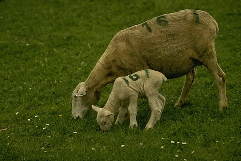
%> input picture sheep.ppm, 241 x 161 px
$ octave over_segment.m   (GNU Octave 9; MATLAB toolbox functions it lacks are replaced by stand-ins)
%> lines starting %> are read from the running program, lines starting %| are printed output that depends on the picture
### pixels_from_segmentation.m
function [pix_in_segm, segm_colors, super_image] = pixels_from_segmentation( image, segmentation )
    disp('getting pixels from segmentation');
    %super_image=zeros(size(image));
    super_image=image;
    super_image(:,:,:)=0;
    num_of_regions=max(max(segmentation))
    %allocate space for pix_in_segm
    pix_in_segm=cell(num_of_regions,1);
    %create empty segm_colors
    segm_colors=[];
    for current_region=1:num_of_regions,
        super_pixel_value=[0.0 0.0 0.0];
        pixel_coords=[];
        %loop over each pixel.
        for i=1:size(image,1),
            for j=1:size(image,2),
                %Test if the point's label equals current_region label
                if segmentation(i,j)==current_region,
                    %add up color information
                    a=[image(i,j,1) image(i,j,2) image(i,j,3)];
                    super_pixel_value=super_pixel_value+a;
%                     super_pixel_value(1)=double(super_pixel_value(1)) + double(a(1));
%                     super_pixel_value(2)=double(super_pixel_value(2)) + double(a(2));
%                     super_pixel_value(3)=double(super_pixel_value(3)) + double(a(3));
                    %create an array of influenced pixel coordinates
                    pixel_coords=[pixel_coords, [i,j]'];
                end
                %if ended
            end
        end
        %for loop over pixels ended.
        %write influenced pixels to the cell
        pix_in_segm{current_region}=pixel_coords;
        %Normalize the color information:
        n=double(size(pixel_coords,2));
        value=(super_pixel_value./n);
        %put the mean values to all pixels of the current region
        super_image(pixel_coords(1,:),pixel_coords(2,:),1)=value(1);
        super_image(pixel_coords(1,:),pixel_coords(2,:),2)=value(2);
        super_image(pixel_coords(1,:),pixel_coords(2,:),3)=value(3);
        %put the mean value to segm_colors
        segm_colors=[segm_colors value'];
    end
    % no more labels left
end

### over_segment.m
image=imread('sheep.ppm');
%> image is the input picture: size 161x241x3 uint8; mean R, G, B 65.6, 73.3, 17.5
image_bw=rgb2gray(image);
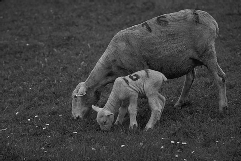
%> image_bw: size 161x241 uint8; min 4, max 236, mean 64.7
imshow(image_bw);
% cut local optima so that we get less segmentation regions
image_bw = imhmin(image_bw,20);
L=watershed(image_bw);
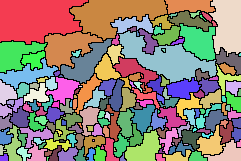
%> L: size 161x241 uint8; 194 distinct labels, from 0 to 193; one colour per label, 0 black
%for now we have a segmentation with black border pixels

%here is a method to assign those black points to any closest label
bw=ones(size(L));
border=find(L==0);
%> border = 5912 values from 43 to 38788
bw(border)=0;
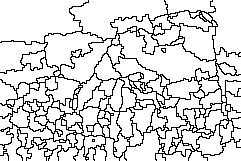
%> bw: size 161x241 double; values 0 (black) and 1 (white), 84.8% white; black in thin lines or dots
[D, ind] = bwdist(bw);
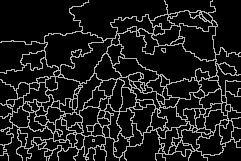
%> D: size 161x241 single; min 0, max 1.41, mean 0.152; drawn with min black and max white
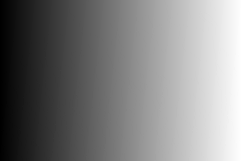
%> ind: size 161x241 uint32; min 1, max 38801, mean 19392.1; drawn with min black and max white
L(border)=L(ind(border));
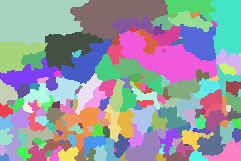
%> L: size 161x241 uint8; 193 distinct labels, from 1 to 193; one colour per label, 0 black
%now we have an over segmented image without black border pixels - exactly
%what was needed.

%compute a mean color value for every label.
[~,~,res]=pixels_from_segmentation(image,L);
%> in pixels_from_segmentation, `super_image(:,:,:)=0;`: super_image: size 161x241x3 uint8; every value is 0
%> in pixels_from_segmentation, `num_of_regions=max(max(segmentation))`: num_of_regions = 193
%> in pixels_from_segmentation, `pix_in_segm=cell(num_of_regions,1);`: pix_in_segm = 193 items
%> the loop in pixels_from_segmentation, `for current_region=1:num_of_regions,` made 193 passes
%> (n, value) on passes 5 to 7: (4, [64 64 22]), (165, [2 2 2]), (55, [5 5 5])
%> after the loop in pixels_from_segmentation, `for current_region=1:num_of_regions,`: a = [48 63 8]; segm_colors = 193 columns, first 8: [0 2 5 1 64 2 5 0; 0 2 5 1 64 2 5 0; 0 2 5 1 22 2 5 0]
%show the over_segmented downsampled image
figure(2)
imshow(res)
